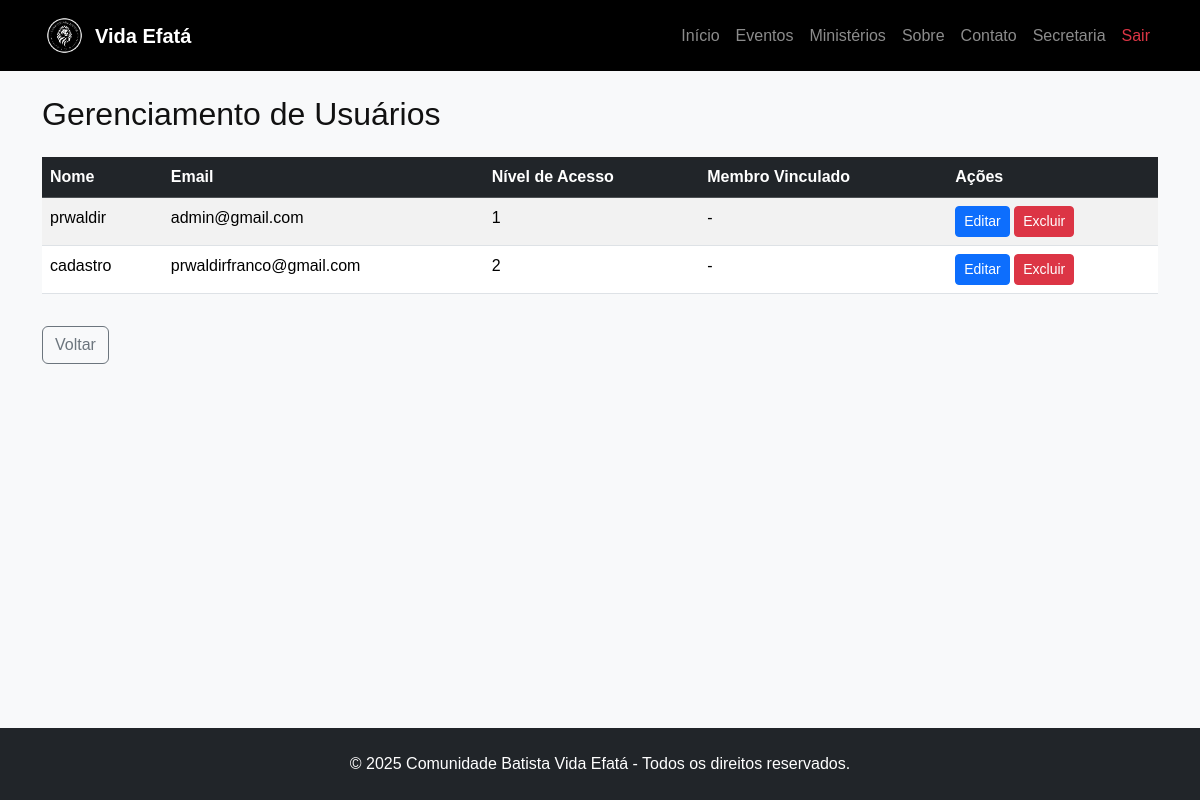
The app's page /secretaria/usuarios (signed in), older data.
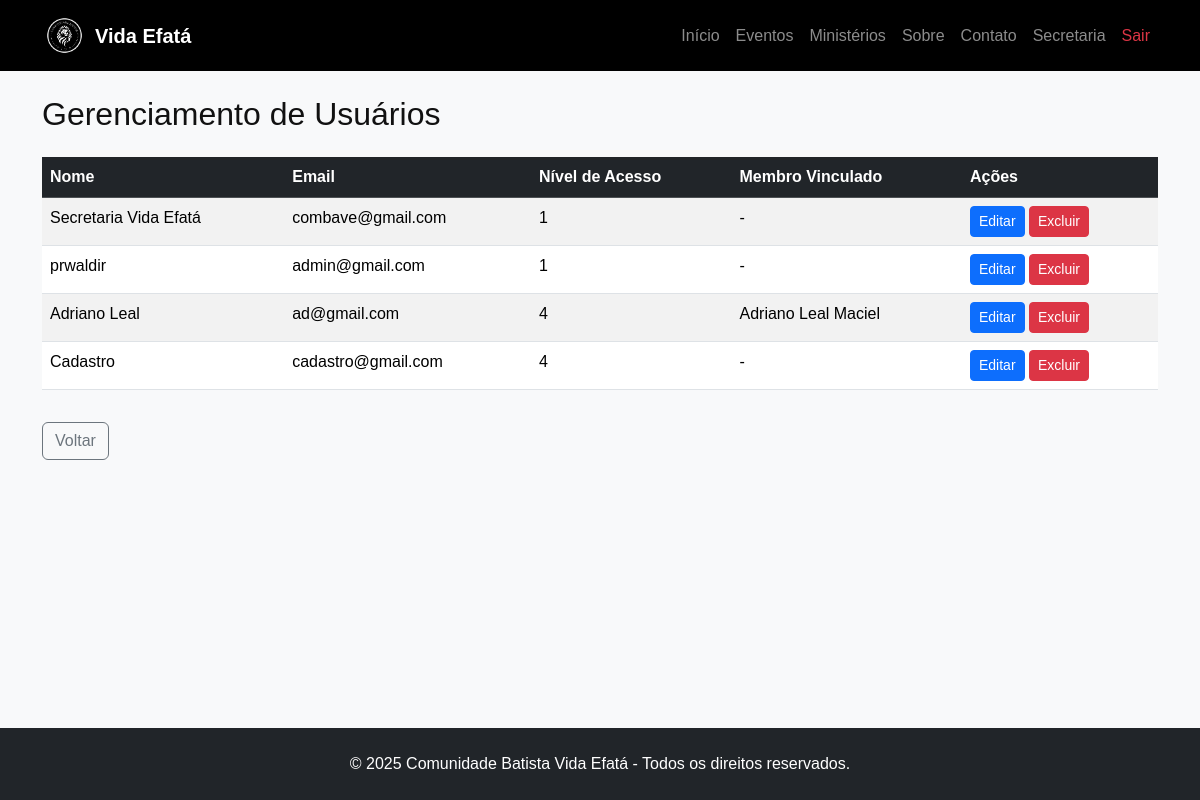
The same page, newer data.
### app.py (models this page shows, shortened)
class User(UserMixin, db.Model):
    __tablename__ = 'user'
    id = db.Column(db.Integer, primary_key=True)
    nome = db.Column(db.String(100), nullable=False)
    email = db.Column(db.String(100), unique=True, nullable=False)
    senha = db.Column(db.String(200), nullable=False)
    nivel_acesso = db.Column(db.Integer, default=2)
    is_secretaria = db.Column(db.Boolean, default=False)
    is_admin = db.Column(db.Boolean, default=False)
    membro_id = db.Column(db.Integer, db.ForeignKey('membro.id', name="fk_user_membro"), nullable=True)
    membro = db.relationship('Membro', backref='usuario', lazy=True)

class Membro(db.Model):
    __tablename__ = 'membro'
    id = db.Column(db.Integer, primary_key=True)
    nome = db.Column(db.String(100), nullable=False)
    email = db.Column(db.String(100))
    telefone = db.Column(db.String(20))
    celular = db.Column(db.String(20))
    endereco = db.Column(db.String(200))
    cep = db.Column(db.String(10))
    bairro = db.Column(db.String(50))
    cidade = db.Column(db.String(50), default="São Paulo")
    estado = db.Column(db.String(2), default="SP")
    data_nascimento = db.Column(db.Date)
    estado_civil = db.Column(db.String(20))
    conjuge = db.Column(db.String(100))
    filhos = db.Column(db.Integer, default=0)
    batizado = db.Column(db.Boolean, default=False)
    data_batismo = db.Column(db.Date)
    ministerio = db.Column(db.String(100))
    foto = db.Column(db.String(100), default='default.jpg')
    data_cadastro = db.Column(db.DateTime, default=datetime.utcnow)
    status = db.Column(db.String(20), default='ativo')
    ativo = db.Column(db.Boolean, default=True)

### app.py (the view)
@app.route('/secretaria/usuarios')
@admin_required
@login_required
def listar_usuarios():
    usuarios = User.query.order_by(User.nivel_acesso, User.nome).all()
    return render_template('secretaria/usuarios_list.html', usuarios=usuarios)

### app.py (called while the page is built)
@login_manager.user_loader
def load_user(user_id):
    return User.query.get(int(user_id))

def admin_required(f):
    @wraps(f)
    def decorated_function(*args, **kwargs):
        if not current_user.is_authenticated or current_user.nivel_acesso != 1:
            flash("Acesso negado. Apenas Admin.", "danger")
            return redirect(url_for('secretaria'))
        return f(*args, **kwargs)
    return decorated_function

@app.context_processor
def inject_year():
    return {'current_year': datetime.now().year}

### templates/secretaria/usuarios_list.html (shortened to what this page needs)
{% extends 'base.html' %}
{% block content %}
<div class="container py-4">
    <h2 class="mb-4">Gerenciamento de Usuários</h2>
    <table class="table table-striped table-hover">
        <thead class="table-dark">
            <tr>
                <th>Nome</th>
                <th>Email</th>
                <th>Nível de Acesso</th>
                <th>Membro Vinculado</th>
                <th>Ações</th>
            </tr>
        </thead>
        <tbody>
            {% for u in usuarios %}
            <tr>
                <td>{{ u.nome }}</td>
                <td>{{ u.email }}</td>
                <td>{{ u.nivel_acesso }}</td>
                <td>{{ u.membro.nome if u.membro else '-' }}</td>
                <td>
                    <a href="{{ url_for('usuarios_editar', id=u.id) }}" class="btn btn-sm btn-primary">Editar</a>
                    {% if current_user.nivel_acesso == 1 %}
                    <form method="POST" action="{{ url_for('usuarios_excluir', id=u.id) }}" style="display:inline;">
                        <button type="submit" class="btn btn-sm btn-danger" onclick="return confirm('Excluir este usuário?')">Excluir</button>
                    </form>
                    {% endif %}
                </td>
            </tr>
            {% else %}
            <tr>
                <td colspan="5" class="text-center text-muted">Nenhum usuário cadastrado.</td>
            </tr>
            {% endfor %}
        </tbody>
    </table>
    <a href="{{ url_for('secretaria') }}" class="btn btn-outline-secondary mt-3">Voltar</a>
</div>
{% endblock %}

### templates/base.html (shortened to what this page needs)
<!DOCTYPE html>
<html lang="pt-BR">
<head>
    <link href="https://cdn.jsdelivr.net/npm/bootstrap@5.3.3/dist/css/bootstrap.min.css" rel="stylesheet">
    <link rel="stylesheet" href="{{ url_for('static', filename='css/style.css') }}">
</head>
<body class="d-flex flex-column min-vh-100 bg-light">
    <nav class="navbar navbar-expand-lg navbar-dark" style="background-color: #000;">
        <div class="container">
            <a class="navbar-brand d-flex align-items-center" href="{{ url_for('index') }}">
                <img src="{{ url_for('static', filename='img/logo.png') }}" alt="Logo" height="45" class="me-2">
                <span class="fw-bold">Vida Efatá</span>
            </a>
            <div class="collapse navbar-collapse" id="navbarNav">
                <ul class="navbar-nav ms-auto">
                    <li class="nav-item"><a class="nav-link" href="{{ url_for('index') }}">Início</a></li>
                    <li class="nav-item"><a class="nav-link" href="{{ url_for('eventos') }}">Eventos</a></li>
                    <li class="nav-item"><a class="nav-link" href="{{ url_for('ministerios') }}">Ministérios</a></li>
                    <li class="nav-item"><a class="nav-link" href="{{ url_for('sobre') }}">Sobre</a></li>
                    <li class="nav-item"><a class="nav-link" href="{{ url_for('contato') }}">Contato</a></li>
                    {% if current_user.is_authenticated %}
                        <li class="nav-item"><a class="nav-link" href="{{ url_for('secretaria') }}">Secretaria</a></li>
                        <li class="nav-item"><a class="nav-link text-danger" href="{{ url_for('logout') }}">Sair</a></li>
                    {% else %}
                        <li class="nav-item"><a class="nav-link" href="{{ url_for('login') }}">Login</a></li>
                    {% endif %}
                </ul>
            </div>
        </div>
    </nav>
    <main class="flex-grow-1">
        {% block content %}{% endblock %}
    </main>
    <footer class="bg-dark text-white text-center py-4 mt-auto">
        <p class="mb-0">© {{ current_year }} Comunidade Batista Vida Efatá - Todos os direitos reservados.</p>
    </footer>
</body>
</html>

### static/css/style.css (style rules this page uses)
html, body { height: 100%; margin: 0; background-color: #fff; color: #111; font-family: 'Poppins', sans-serif; }
img { transition: transform 0.2s ease; }

Row changes from the older to the newer data that the page shows:
removed User: nome "cadastro", email "prwaldirfranco@gmail.com", nivel_acesso "2", membro "-"
added User: nome "Secretaria Vida Efatá", email "combave@gmail.com", nivel_acesso "1", membro "-"
added User: nome "Adriano Leal", email "ad@gmail.com", nivel_acesso "4", membro "Adriano Leal Maciel"
added User: nome "Cadastro", email "cadastro@gmail.com", nivel_acesso "4", membro "-"
